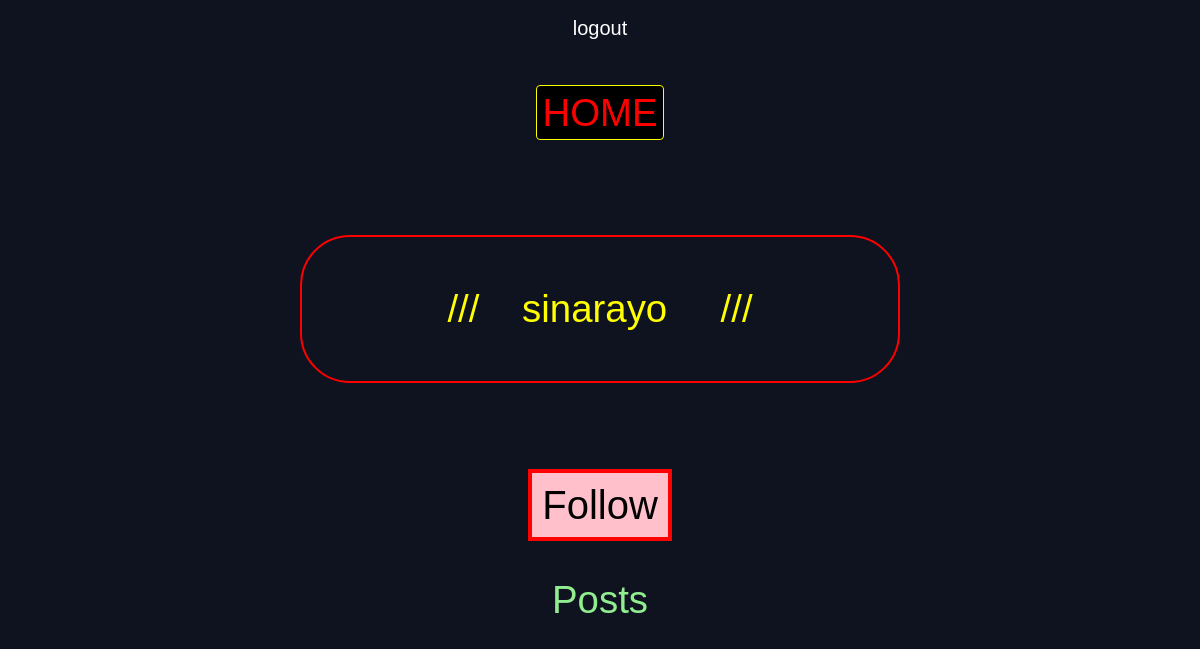
The page /users/profile/sinarayo on the database as committed earlier.
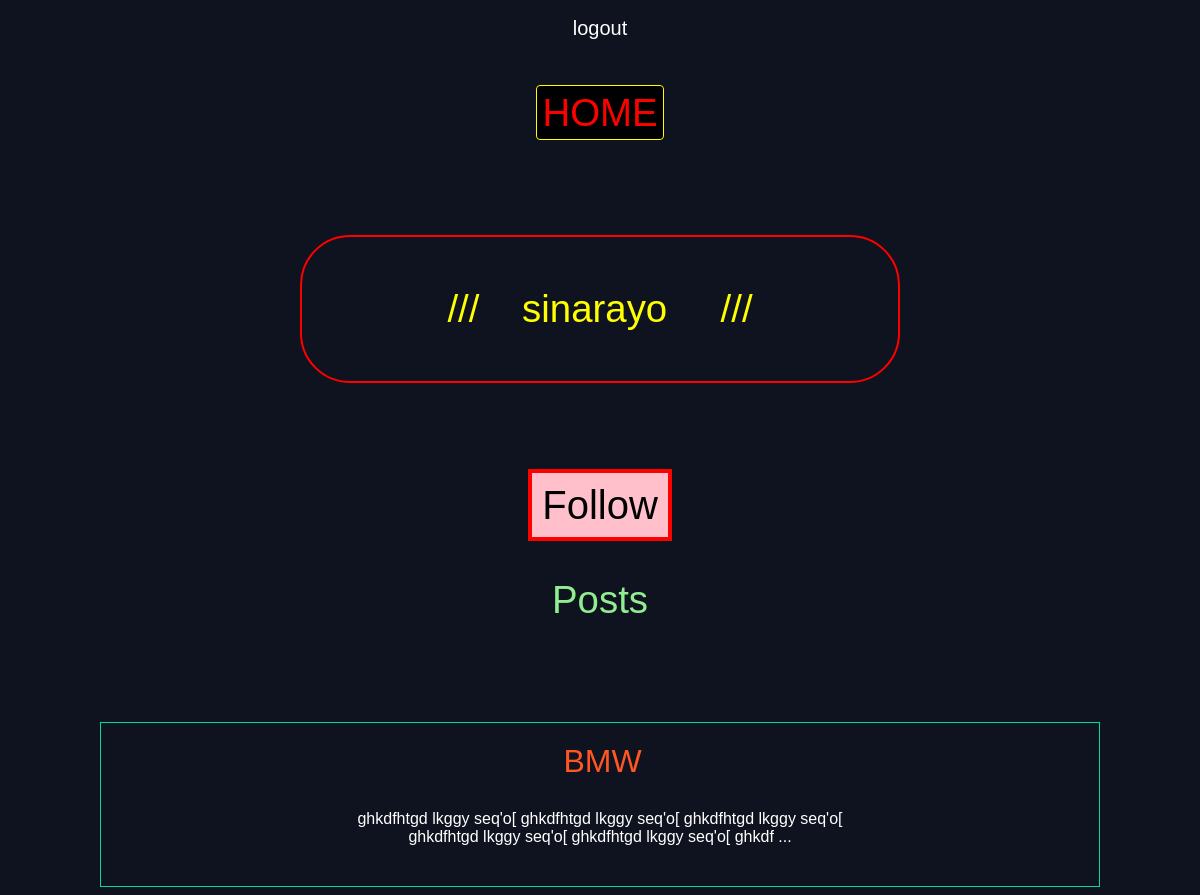
The same page on the database as committed later.
### posts/models.py (models this page shows, shortened)
class Post(models.Model):
    title = models.CharField(max_length=60)
    body = models.TextField()
    author = models.ForeignKey(User, on_delete=models.CASCADE)
    auth_slug = models.SlugField(default=None)
    slug = models.SlugField()
    date = models.DateTimeField(auto_now_add=True)
    def editedbody(self):
        if len(self.body) > 120:
            return self.body[:120] + '  ...'
        else:
            return self.body

### users/views.py (the view)
# urls.py: path('profile/<slug>', views.profile, name='profile'),
def profile(request, slug):
    posts = Post.objects.all()
    form = Profile.objects.get(user_slug=slug)
    return render(request, 'profile.html', {'form': form, 'posts': posts})

### users/templates/profile.html (shortened to what this page needs)
{% extends 'base.html' %}
{% block body %}
    <h1 class="profile_name">///&nbsp;&nbsp;&nbsp; {{ form.name }} &nbsp;&nbsp;&nbsp; ///</h1>
    <a href="{% url "users:follow" slug=form.name %}" class="follow_btn">Follow</a>
    <h1>Posts</h1>
    {% for post in posts %}
        {% if post.author.username == form.name %}
    <div class="article">
    <h2 class="post_title"><a href= "{% url 'posts:post_detail' slug=post.slug %}"> {{ post.title }} </a></h2>
    <p class="editedbody"> {{ post.editedbody }} </p>
    </div>
        {% endif %}
    {% endfor %}
{% endblock %}

Rows that differ between the two databases and show on the page:
added Post: title "BMW", editedbody "ghkdfhtgd lkggy seq'o[ ghkdfhtgd lkggy seq'o[ ghkdfhtgd lkggy seq'o[ ghkdfhtgd lkggy seq'o[ ghkdfhtgd lkggy seq'o[ ghkdf ..."
